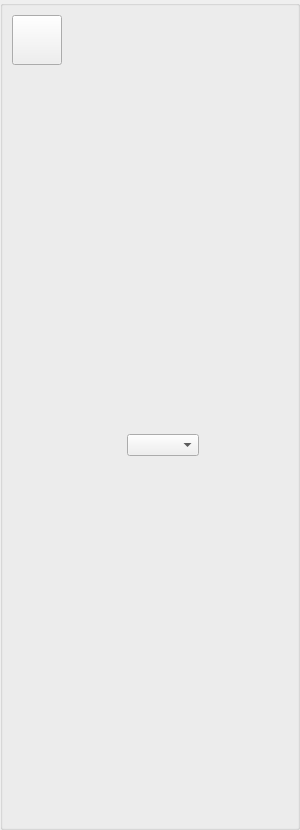
<?xml version="1.0" encoding="UTF-8"?>
<ui version="4.0">
 <class>SettingWidget</class>
 <widget class="QWidget" name="SettingWidget">
  <property name="geometry">
   <rect>
    <x>0</x>
    <y>0</y>
    <width>300</width>
    <height>830</height>
   </rect>
  </property>
  <property name="windowTitle">
   <string>Widget</string>
  </property>
  <property name="styleSheet">
   <string notr="true"/>
  </property>
  <layout class="QGridLayout" name="gridLayout">
   <property name="leftMargin">
    <number>0</number>
   </property>
   <property name="topMargin">
    <number>0</number>
   </property>
   <property name="rightMargin">
    <number>0</number>
   </property>
   <property name="bottomMargin">
    <number>0</number>
   </property>
   <property name="spacing">
    <number>0</number>
   </property>
   <item row="0" column="0">
    <widget class="QGroupBox" name="SettingWidgetBackground">
     <property name="title">
      <string/>
     </property>
     <layout class="QGridLayout" name="gridLayout_3">
      <item row="0" column="0">
       <layout class="QHBoxLayout" name="horizontalLayout">
        <item>
         <widget class="QPushButton" name="setting_widget_btn_close">
          <property name="minimumSize">
           <size>
            <width>50</width>
            <height>50</height>
           </size>
          </property>
          <property name="maximumSize">
           <size>
            <width>50</width>
            <height>50</height>
           </size>
          </property>
          <property name="text">
           <string/>
          </property>
         </widget>
        </item>
        <item>
         <spacer name="horizontalSpacer">
          <property name="orientation">
           <enum>Qt::Horizontal</enum>
          </property>
          <property name="sizeHint" stdset="0">
           <size>
            <width>208</width>
            <height>20</height>
           </size>
          </property>
         </spacer>
        </item>
       </layout>
      </item>
      <item row="1" column="0">
       <layout class="QGridLayout" name="gridLayout_2">
        <item row="1" column="0">
         <spacer name="horizontalSpacer_2">
          <property name="orientation">
           <enum>Qt::Horizontal</enum>
          </property>
          <property name="sizeHint" stdset="0">
           <size>
            <width>40</width>
            <height>20</height>
           </size>
          </property>
         </spacer>
        </item>
        <item row="1" column="2">
         <widget class="QComboBox" name="language"/>
        </item>
        <item row="1" column="1">
         <widget class="QLabel" name="lab_language">
          <property name="text">
           <string/>
          </property>
         </widget>
        </item>
        <item row="1" column="3">
         <spacer name="horizontalSpacer_3">
          <property name="orientation">
           <enum>Qt::Horizontal</enum>
          </property>
          <property name="sizeHint" stdset="0">
           <size>
            <width>40</width>
            <height>20</height>
           </size>
          </property>
         </spacer>
        </item>
        <item row="2" column="1">
         <spacer name="verticalSpacer">
          <property name="orientation">
           <enum>Qt::Vertical</enum>
          </property>
          <property name="sizeHint" stdset="0">
           <size>
            <width>20</width>
            <height>40</height>
           </size>
          </property>
         </spacer>
        </item>
        <item row="0" column="1">
         <spacer name="verticalSpacer_2">
          <property name="orientation">
           <enum>Qt::Vertical</enum>
          </property>
          <property name="sizeHint" stdset="0">
           <size>
            <width>20</width>
            <height>40</height>
           </size>
          </property>
         </spacer>
        </item>
       </layout>
      </item>
     </layout>
    </widget>
   </item>
  </layout>
 </widget>
 <resources/>
 <connections/>
</ui>
